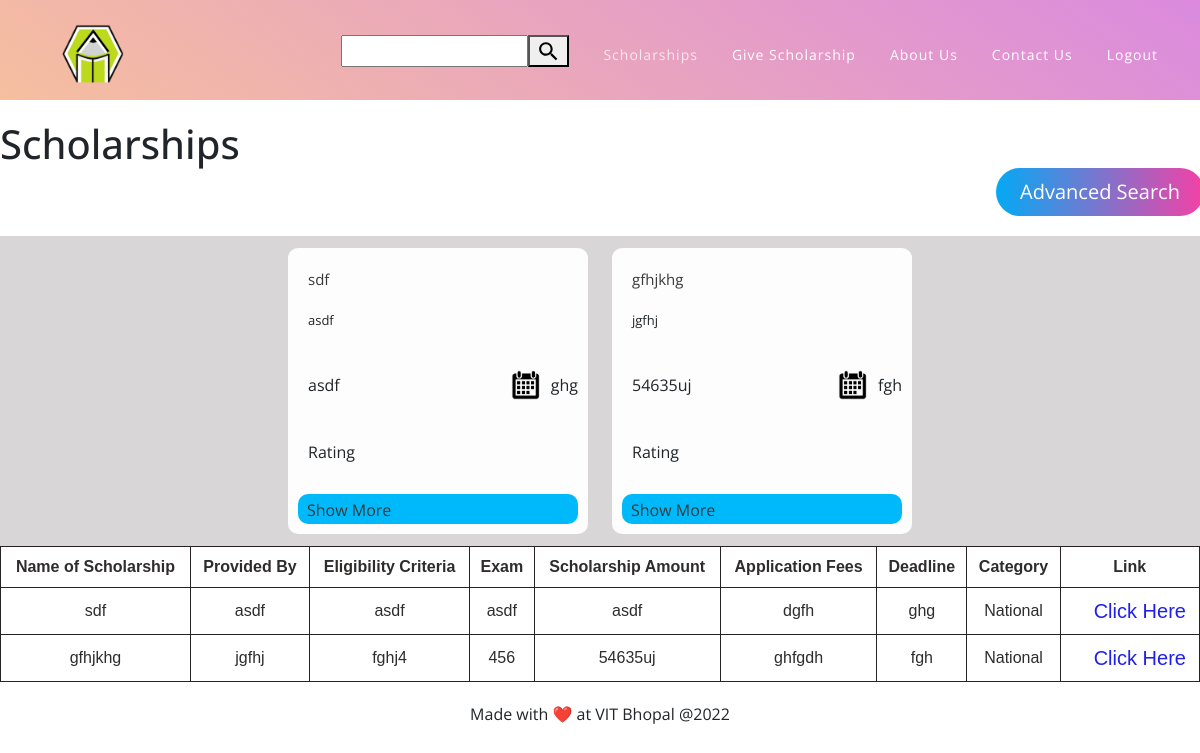
Page /index/ (signed in) on the committed database.
### app/models.py (models this page shows, shortened)
class App(models.Model):
    level = [("Undergraduate","UNDERGRADUATE"),
            ("Postgraduate", "POSTGRADUATE"),
            ("Phd", "PhD")]
    categories = [("National","NATIONAL"),
                 ("International", "INTERNATIONAL")]
    name = models.CharField(max_length=64, help_text = "Enter Name of Scholarship")
    providedby = models.CharField(max_length=64, verbose_name = "Provided By", help_text="Enter name of sponsor or organization")
    eligibilitycriteria = models.CharField(max_length=512, verbose_name = "Eligibility Criteria", help_text="Enter Eligibility Criteria")
    exam = models.CharField(max_length=64, help_text="Enter if any exam is required")
    scholarshipamount = models.CharField(max_length = 18, verbose_name = "Scholarship Amount")
    applicationfees = models.CharField(max_length = 18, verbose_name = "Application Fees")
    deadline = models.CharField(max_length=32)
    link = models.CharField(max_length=128, help_text="Enter 404 if not available")
    category = models.CharField(choices=categories, blank=True, verbose_name = "Category", max_length=200, null=True)
    levels = models.CharField(choices=level, blank=True, verbose_name = "Levels", max_length=200, null=True)

### app/views.py (the view)
# urls.py: path("index/", views.index, name = "index"),
@login_required
def index(request):
    search_post = request.GET.get('search')
    if search_post:
        apps = App.objects.filter(Q(name__contains=search_post) | Q(providedby__contains=search_post) | Q(eligibilitycriteria__contains=search_post) |Q(exam__contains=search_post) | Q(scholarshipamount__contains=search_post) | Q(applicationfees__contains=search_post) | Q(deadline__contains=search_post) |Q(link__contains=search_post))
    else:
        apps = App.objects.all().order_by("-scholarshipamount")
    return render(request, "app/index.html",{
        "apps":apps
    })

### app/templates/app/index.html (shortened to what this page needs)
{% load static %}
<!DOCTYPE html>
<html lang = "en">
    <head>
        <link href="{% static 'app/vendor/bootstrap/css/bootstrap.min.css' %}" rel="stylesheet">
        <link rel="stylesheet" href="{% static 'app/assets/css/fontawesome.css' %}">
        <link rel="stylesheet" href="{% static 'app/assets/css/templatemo-eduwell-style.css' %}">
        <link rel="stylesheet" href="{% static 'app/assets/css/owl.css' %}">
        <link rel="stylesheet" href="{% static 'app/assets/css/lightbox.css' %}">
        <link rel="stylesheet" href="{% static 'app/cards.css' %}">
</head>
<body>
    <header class="header-area header-sticky">
        <div class="container">
            <div class="row">
                <div class="col-12">
                    <nav class="main-nav">
                        <a href="{% url 'landing' %}" class="logo">
                            <img src="{% static 'app/assets/images/templatemo-eduwell.png' %}" alt="EduWell Template" width="60" height="60">
                        </a>
                        <ul class="nav">
                            <li>
                              <form style="display: flex;" name="search">
                                <input class="search" name="search">
                                <button><img src="{% static 'app/images/search-icon.svg' %}" height="25px" width="25px"></button>
                              </form>
                            </li>
                            <li><a href="{% url 'index' %}" class="active">Scholarships</a></li>
                            <li><a href = "{% url 'contact'%}">Give Scholarship</a></li>
                            <li><a href="{% url 'about' %}">About Us</a></li>
                            <li><a href="{% url 'contact'%}">Contact Us</a></li>
                            <li><a href="{% url 'logout'%}">Logout</a></li>
                        </ul>
                    </nav>
                </div>
            </div>
        </div>
    </header>
<div style="margin-top: 120px;   ">
    <h1>Scholarships</h1>
    <button style="text-decoration: none;
    margin-left: 83%;
    margin-bottom: 20px;
    border: none;
    color: #fff;
    width: 13em;
    height: 3em;
    line-height: 2em;
    text-align: center;
    background: linear-gradient(90deg,#03a9f4,#f441a5,#ffeb3b,#03a9f4);
    background-size: 300%;
    border-radius: 30px;
    z-index: 1;">
    <a style="margin-left: 0px; color: white" href = "{% url 'filter' %}">Advanced Search </a>
    </button>
    <div class="holder">
        {% for app in apps %}
        <a href="{% url 'listing' app.id %}" style="margin-left: 0px;">
            <div class="cards">
                <div class="d1">
                    <a href="{% url 'listing' app.id %}" style="margin-left: 0px;">
                        <div class="name">{{app.name}}</div>
                    </a>
                    <div class="providedby">{{app.providedby}}</div>
                </div>
                <div class="d2">
                    <div style="display: flex;">
                        <div class="amount">{{app.scholarshipamount}}</div>
                    </div>
                    <div style="display: flex; align-items: center">
                        <div class="calendar-ico"><img src="{% static 'app/images/calendar-icon.jpg' %}" height=30px
                                width=20px></div>
                        <div class="deadline">{{app.deadline}}</div>
                    </div>
                </div>
                <div class="d3">
                    <div class="rating">Rating</div>
                </div>
                <div class="d4">
                    <a href="{% url 'listing' app.id %}" style="margin-left: 0px; font-size: 16px;">
                        <div class="show-more">Show More</div>
                    </a>
                </div>
            </div>
        </a>
        {% endfor %}
    </div>
    <table>
        <tr>
            <th>Name of Scholarship</th>
            <th>Provided By</th>
            <th>Eligibility Criteria</th>
            <th>Exam</th>
            <th>Scholarship Amount</th>
            <th>Application Fees</th>
            <th>Deadline</th>
            <th>Category</th>
            <th>Link</th>
        </tr>
    {% for app in apps %}
        <tr style="background-color:#ffffffbb">
            <td>{{app.name}}</td>
            <td>{{app.providedby}}</td>
            <td>{{app.eligibilitycriteria}}</td>
            <td>{{app.exam}}</td>
            <td>{{app.scholarshipamount}}</td>
            <td>{{app.applicationfees}}</td>
            <td>{{app.deadline}}</td>
            <td>{{app.category}}</td>
            <td><a href = "{{app.link}}" style = "color: rgb(32, 32, 235)">Click Here</a></td>
        </tr>
        {% endfor %}
    </table>
    </div>
</body>
<footer style="    margin-top: 20px;
left: 0;
bottom: 0;
width: 100%;
text-align: center;">Made with ❤️ at VIT Bhopal @2022</footer>
</html>

### app/static/app/assets/css/templatemo-eduwell-style.css (style rules this page uses)
html, body, div, span, applet, object, iframe, h1, h2, h3, h4, h5, h6, p, blockquote, div pre, a, abbr, acronym, address, big, cite, code, del, dfn, em, font, img, ins, kbd, q, s, samp, small, strike, strong, sub, sup, tt, var, b, u, i, center, dl, dt, dd, ol, ul, li, figure, header, nav, section, article, aside, footer, figcaption { margin: 0; padding: 0; border: 0; outline: 0; }
ul, li { padding: 0; margin: 0; list-style: none; }
header, nav, section, article, aside, footer, hgroup { display: block; }
* { box-sizing: border-box; }
html, body { font-family: 'Open Sans', sans-serif; font-weight: 400; background-color: #fff; font-size: 16px; -ms-text-size-adjust: 100%; -webkit-font-smoothing: antialiased; -moz-osx-font-smoothing: grayscale; }
a { text-decoration: none !important; }
h1, h2, h3, h4, h5, h6 { margin-top: 0px; margin-bottom: 0px; }
ul { margin-bottom: 0px; }
img { width: 100%; overflow: hidden; }
html, body { background: #fff; font-family: 'Open Sans', sans-serif; }
.header-area { background-image: url(../images/header-bg.png); background-size: contain; background-repeat: no-repeat; background-position: center; position: absolute; top: 0; left: 0; right: 0; z-index: 100; -webkit-transition: all .5s ease 0s; -moz-transition: all .5s ease 0s; -o-transition: all .5s ease 0s; transition: all .5s ease 0s; }
.header-area .main-nav { min-height: 80px; background: transparent; }
.header-area .main-nav .logo { line-height: 100px; color: #fff; font-size: 28px; font-weight: 700; text-transform: uppercase; letter-spacing: 2px; float: left; -webkit-transition: all 0.3s ease 0s; -moz-transition: all 0.3s ease 0s; -o-transition: all 0.3s ease 0s; transition: all 0.3s ease 0s; }
.header-area .main-nav .nav { float: right; margin-top: 35px; margin-right: 0px; background-color: transparent; -webkit-transition: all 0.3s ease 0s; -moz-transition: all 0.3s ease 0s; -o-transition: all 0.3s ease 0s; transition: all 0.3s ease 0s; position: relative; z-index: 999; }
.header-area .main-nav .nav li { padding-left: 30px; padding-right: 30px; }
.header-area .main-nav .nav li:last-child { padding-right: 0px; }
.header-area .main-nav .nav li a { display: block; font-weight: 400; font-size: 14px; text-transform: capitalize; color: #fff; -webkit-transition: all 0.3s ease 0s; -moz-transition: all 0.3s ease 0s; -o-transition: all 0.3s ease 0s; transition: all 0.3s ease 0s; height: 40px; line-height: 40px; border: transparent; letter-spacing: 1px; }
.header-area .main-nav .nav li:hover a, .header-area .main-nav .nav li a.active { color: #fff!important; opacity: 0.75; }
.header-area.header-sticky { min-height: 80px; }
.header-area .nav { margin-top: 30px; }
.header-area.header-sticky .nav li a.active { color: #dc8cdb; }
@media (max-width: 1200px) { .header-area .main-nav .nav li { padding-left: 7px; padding-right: 7px; } }
@media (max-width: 1200px) { .header-area .main-nav:before { display: none; } }
@media (min-width: 767px) { .header-area .main-nav .nav { display: flex !important; } }
body { overflow-x: hidden; }
@media (max-width: 1200px) { .header-area { background: rgb(219,138,222) !important; background: linear-gradient(-145deg, rgba(219,138,222,1) 0%, rgba(246,191,159,1) 100%) !important; } }

### app/templates/app/index.html (style rules this page uses)
a { color: #3a3838; text-decoration: none; font-size: 20px; margin-left: 20px; }
table { font-family: Arial, Helvetica, sans-serif; border-collapse: collapse; width: 100%; }
td, th { border: 1px solid #252323; text-align: center; padding: 8px; color: #2f2c2c ; }
tr:nth-child(even) { background-color: #2c2a2a; }

### rows in the picture
App: name "sdf", providedby "asdf", scholarshipamount "asdf", deadline "ghg", eligibilitycriteria "asdf", exam "asdf", applicationfees "dgfh", category "National"
App: name "gfhjkhg", providedby "jgfhj", scholarshipamount "54635uj", deadline "fgh", eligibilitycriteria "fghj4", exam "456", applicationfees "ghfgdh", category "National"
